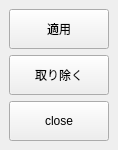
<?xml version="1.0" encoding="UTF-8"?>
<ui version="4.0">
 <class>MainWindow</class>
 <widget class="QMainWindow" name="MainWindow">
  <property name="geometry">
   <rect>
    <x>0</x>
    <y>0</y>
    <width>118</width>
    <height>150</height>
   </rect>
  </property>
  <property name="windowTitle">
   <string>MainWindow</string>
  </property>
  <widget class="QWidget" name="centralwidget">
   <layout class="QVBoxLayout" name="verticalLayout">
    <item>
     <widget class="QPushButton" name="applyButton">
      <property name="minimumSize">
       <size>
        <width>100</width>
        <height>40</height>
       </size>
      </property>
      <property name="text">
       <string>適用</string>
      </property>
     </widget>
    </item>
    <item>
     <widget class="QPushButton" name="removeButton">
      <property name="minimumSize">
       <size>
        <width>100</width>
        <height>40</height>
       </size>
      </property>
      <property name="text">
       <string>取り除く</string>
      </property>
     </widget>
    </item>
    <item>
     <widget class="QPushButton" name="closeButton">
      <property name="minimumSize">
       <size>
        <width>100</width>
        <height>40</height>
       </size>
      </property>
      <property name="text">
       <string>close</string>
      </property>
     </widget>
    </item>
   </layout>
  </widget>
 </widget>
 <resources/>
 <connections/>
</ui>
